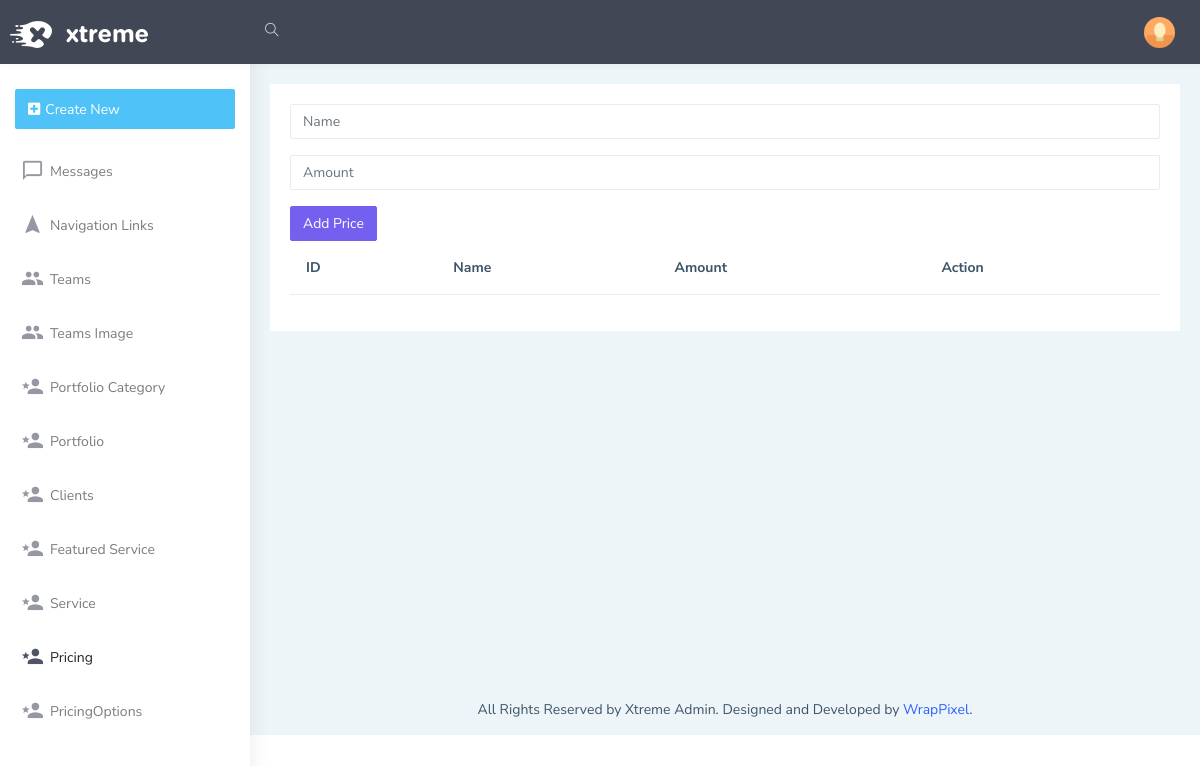
The app's page /admin/pricing, older data.
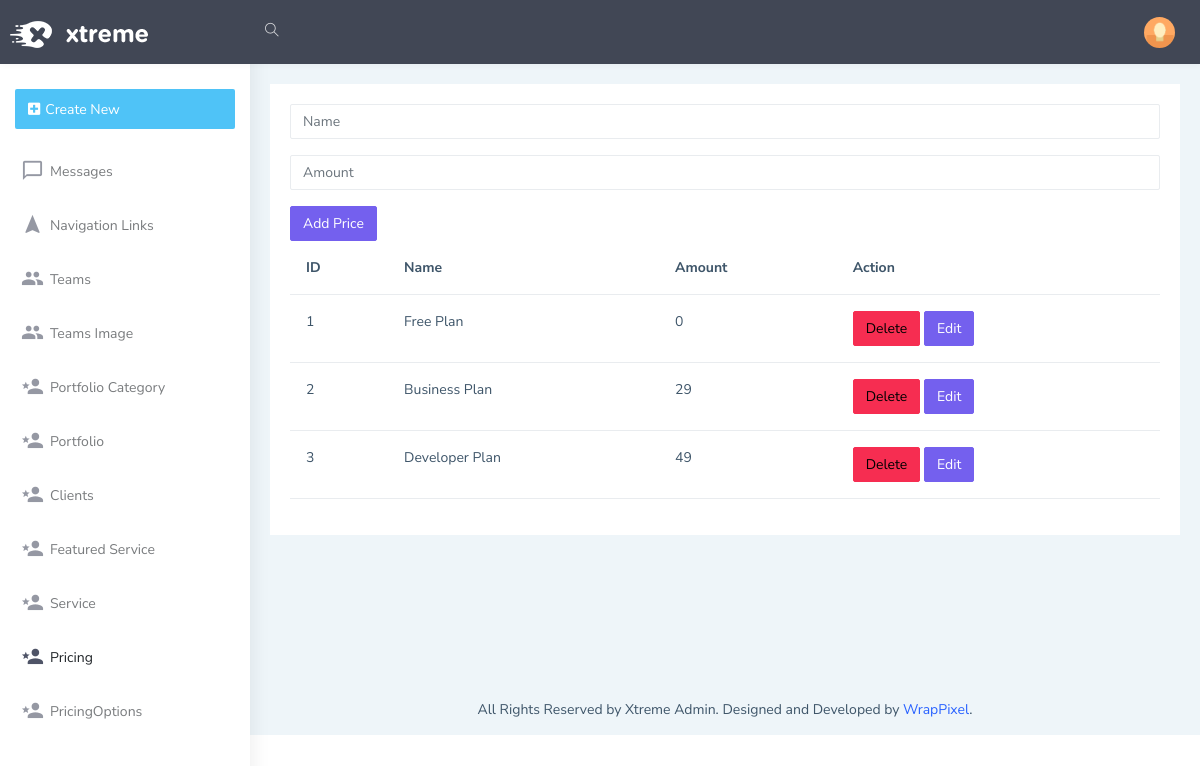
The same page, newer data.
### models.py (models this page shows)
class Pricing(db.Model):
    Id=db.Column(db.Integer,primary_key=True,autoincrement=True)
    name=db.Column(db.String(50))
    amount=db.Column(db.Integer)
    options=db.relationship('PricingOptions', backref='pricing_options', lazy=True)

### admin/routes.py (the view)
@admin_bp.route('/pricing', methods=['GET','POST'])
def pricing():
    pricingform=PricingForm()
    pricings=Pricing.query.all()
    return render_template('admin/pricing/pricing.html',pricingform=pricingform,pricings=pricings)

### admin/forms.py
class PricingForm(FlaskForm):
    name=StringField('name')
    amount=IntegerField('amount')
    submit=SubmitField('Add Price')

### admin/templates/admin/pricing/pricing.html
{% extends 'admin/layout.html' %}
{% block body %}
<form action="/admin/pricing/add" method="POST">
    <div class="mb-3">
      {{pricingform.name(class="form-control", id="exampleFormControlInput1", placeholder="Name")}}
    </div>
    <div class="mb-3">
        {{pricingform.amount(class="form-control", id="exampleFormControlInput1", placeholder="Amount")}}
      </div>
    {{pricingform.submit(class='btn btn-primary')}}
</form>
<table class="table">
  <thead>
    <tr>
      <th scope="col">ID</th>
      <th scope="col">Name</th>
      <th scope="col">Amount</th>
      <th scope="col">Action</th>
    </tr>
  </thead>
  <tbody>
      {% for pricing in pricings %}
    <tr>
      <td>{{pricing.Id}}</td>
      <td>{{pricing.name}}</td>
      <td>{{pricing.amount}}</td>
      <td>
          <a href="/admin/pricing/delete/{{pricing.Id}}" class="btn btn-danger">Delete</a>
          <a href="/admin/pricing/edit/{{pricing.Id}}" class="btn btn-primary">Edit</a>
      </td>
    </tr>
    {% endfor %}
  </tbody>
</table>
{% endblock %}}

Row changes from the older to the newer data that the page shows:
added Pricing: Id "1", name "Free Plan", amount "0"
added Pricing: Id "2", name "Business Plan", amount "29"
added Pricing: Id "3", name "Developer Plan", amount "49"
